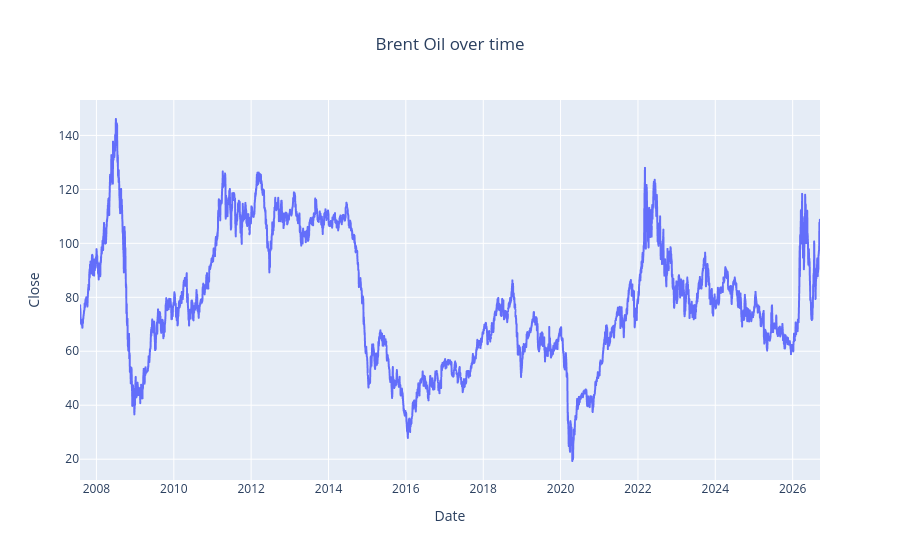

The notebook cell this image was saved under:
### Code cell
# Dynamic visualisation
fig = px.line(brent_oil,
              x=brent_oil.index,
              y="Close",
              title='Brent Oil over time')
fig.update_layout(title_x=0.5)  # This will center the title horizontally

fig.show()

### Figure 1 — Plotly figure (JSON) as saved in the notebook; plotly's stock layout.template omitted (floating-point values rounded to 4 significant figures; data arrays with more than 128 entries replaced by an {"elided": "..."} marker saying what was removed)
{"data": [{"hovertemplate": "Date=%{x}<br>Close=%{y}<extra></extra>", "legendgroup": "", "line": {"color": "#636efa", "dash": "solid"}, "marker": {"symbol": "circle"}, "mode": "lines", "name": "", "showlegend": false, "type": "scattergl", "x": {"elided": "4762 str values"}, "xaxis": "x", "y": {"elided": "4762 float values"}, "yaxis": "y"}], "layout": {"legend": {"tracegroupgap": 0}, "title": {"text": "Brent Oil over time", "x": 0.5}, "xaxis": {"anchor": "y", "domain": [0, 1], "title": {"text": "Date"}}, "yaxis": {"anchor": "x", "domain": [0, 1], "title": {"text": "Close"}}}}
